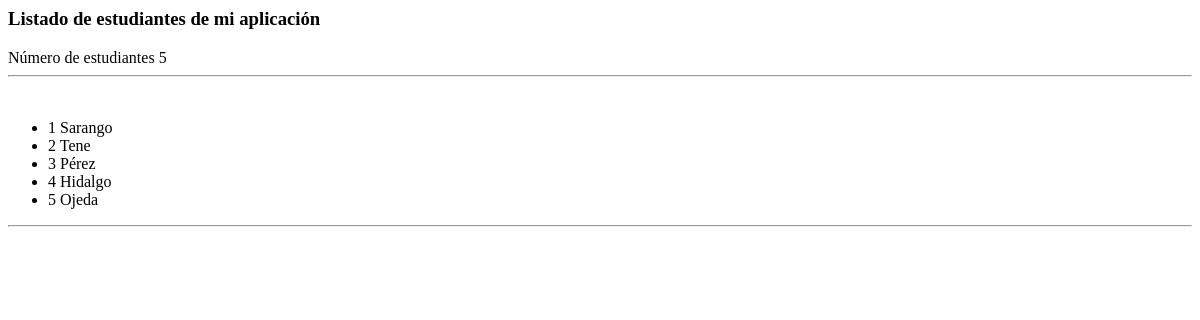
The page /administrativo/listado/estudiantes/todos on the database as committed earlier.
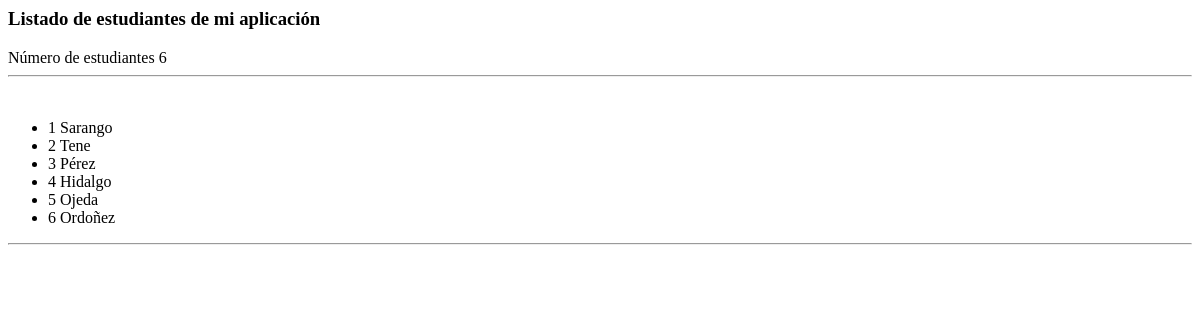
The same page on the database as committed later.
### administrativo/models.py (models this page shows, shortened)
class Estudiante(models.Model):
    nombre = models.CharField(max_length=30)
    apellido = models.CharField(max_length=30)
    cedula = models.CharField(max_length=30, unique=True)

### administrativo/views.py (the view)
# urls.py: path('listado/estudiantes/todos', views.listadoEstudiantes,
def listadoEstudiantes(request):
    estudiantes = Estudiante.objects.all()
    titulo = "Listado de estudiantes de mi aplicación"
    informacion_template = {'estudiantes': estudiantes,
    'numero_estudiantes': len(estudiantes), 'mititulo': titulo}
    return render(request, 'listadoEstudiantes.html', informacion_template)

### administrativo/templates/listadoEstudiantes.html (shortened to what this page needs)
<h3>{{ mititulo }}</h3>
Número de estudiantes {{ numero_estudiantes }}
<hr>
<ul>
{% for e in estudiantes %}
  <li>{{e.id}} {{e.apellido}}</li>
{% endfor %}
</ul>
<hr>

Rows that differ between the two databases and show on the page:
added Estudiante: id "6", apellido "Ordoñez"
Other text that changed with them:
{{ numero_estudiantes }}: "5" → "6"
